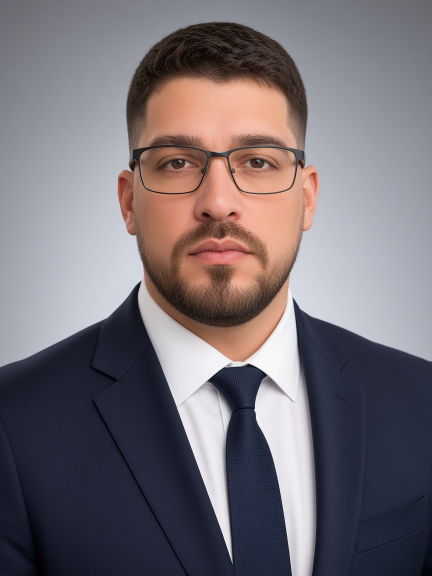
#> input picture assets/profile.jpg, 864 x 1152 px, found by its file name (shown at 1/2 size)
$ python opt_profile.py
#> lines starting #> are read from the running program, lines starting #| are printed output that depends on the picture
from PIL import Image, ImageOps
import os

src = r"assets/profile.jpg"
out1 = r"assets/profile.opt.jpg"
out2 = r"assets/profile.webp"

if not os.path.exists(src):
    print("Source not found:", src)
    raise SystemExit(1)

img = Image.open(src)
#> img is the input picture: PIL image 864x1152 RGB; mean R, G, B 118, 111.3, 117.1
# center crop to square
w,h = img.size
#> w = 864; h = 1152
minside = min(w,h)
#> minside = 864
left = (w-minside)//2
#> left = 0
top = (h-minside)//2
#> top = 144
# Choose resampling constant compatible across Pillow versions
try:
    resample = Image.Resampling.LANCZOS
except AttributeError:
    resample = Image.LANCZOS

img2 = img.crop((left,top,left+minside,top+minside)).resize((800,800), resample)
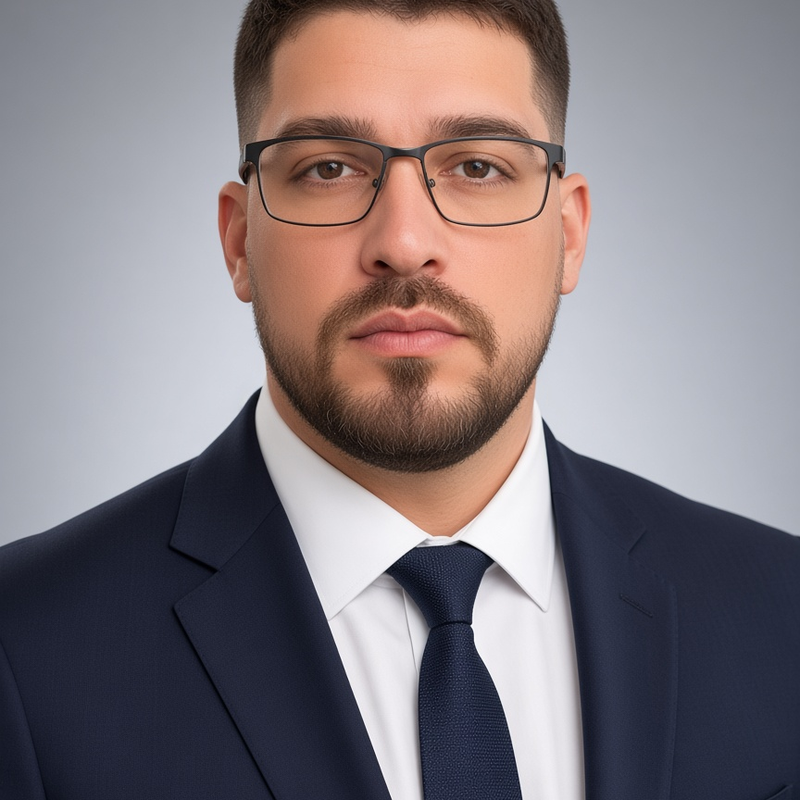
#> img2: PIL image 800x800 RGB; mean R, G, B 131.4, 122, 126.3

# ensure RGB for JPEG
if img2.mode in ("RGBA","LA"):
    # use a typed variable to satisfy static checkers that expect an int
    from typing import Any
    bg_color: Any = (255,255,255)
    background = Image.new("RGB", img2.size, bg_color)
    background.paste(img2, mask=img2.split()[3])
    img_jpeg = background
else:
    img_jpeg = img2.convert("RGB")

img_jpeg.save(out1, format='JPEG', quality=85, optimize=True)
img2.save(out2, format='WEBP', quality=80, method=6)

print('Saved', out1, os.path.getsize(out1), 'bytes')
print('Saved', out2, os.path.getsize(out2), 'bytes')
